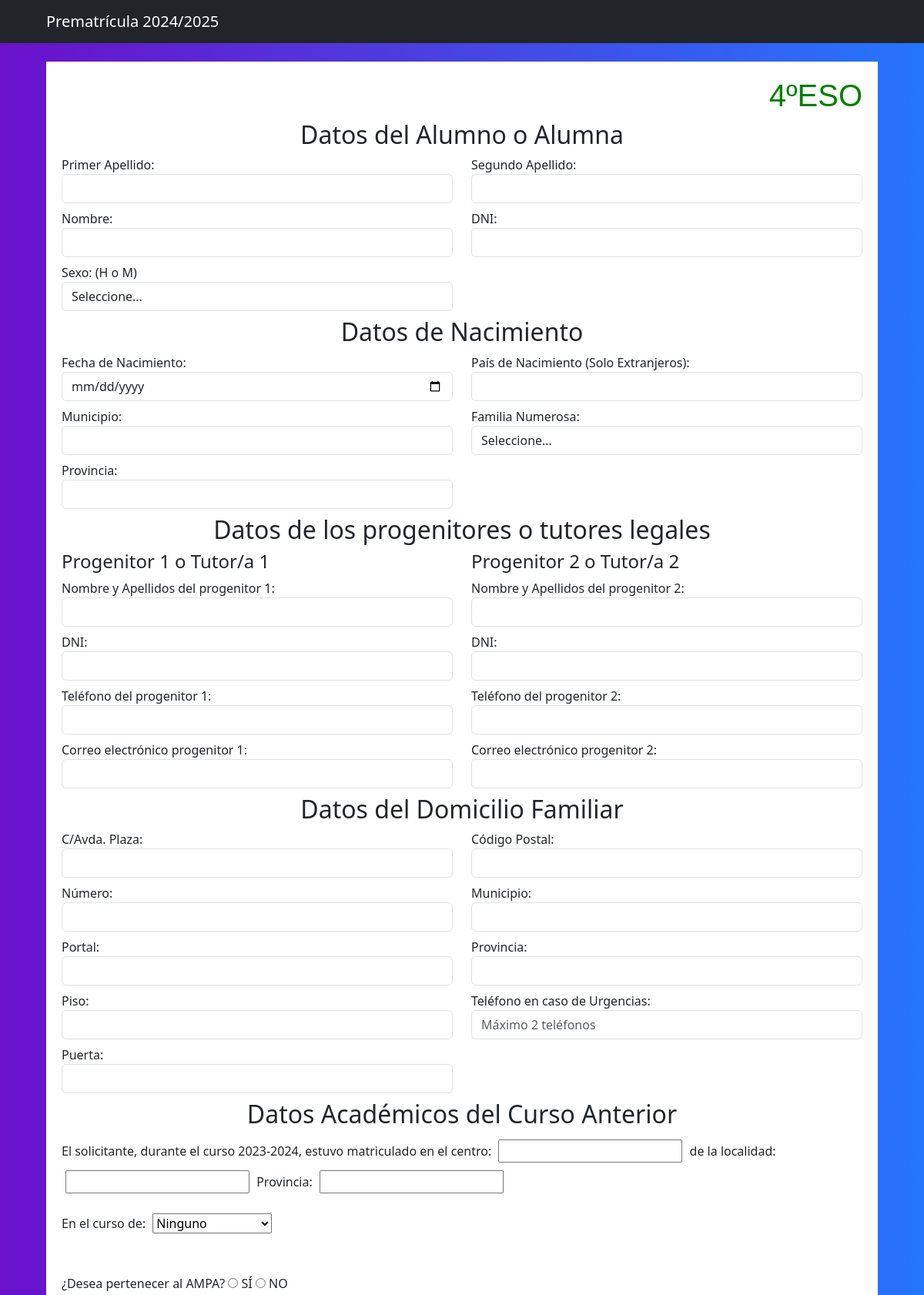
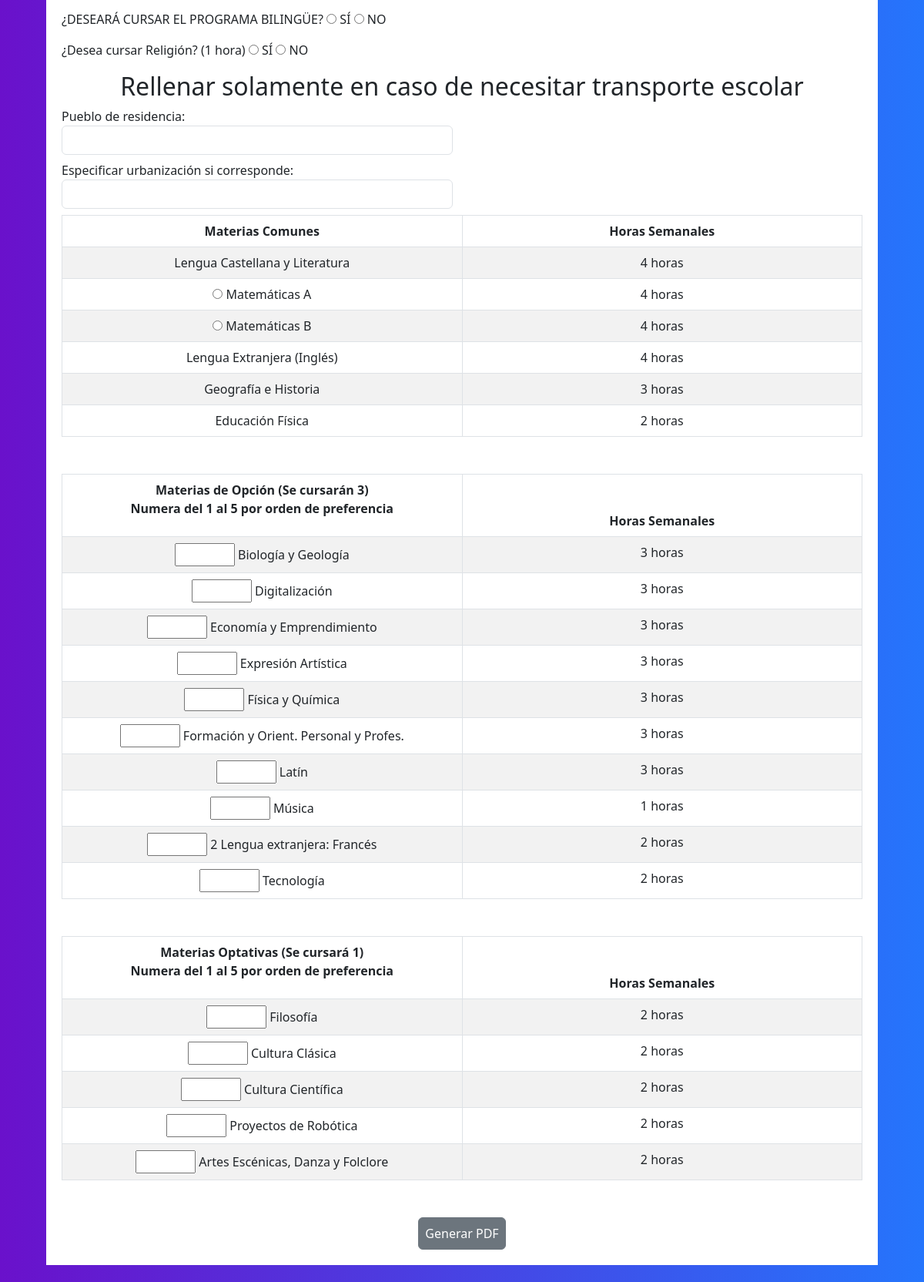
Screenshot of /prematricula/cursos/ESO/4ESO.php (upper part) with the database file from the repository (2 pictures, top to bottom).
### tables this page shows
CREATE TABLE Asignaturas(
	cod_asignatura INT PRIMARY KEY AUTO_INCREMENT,
    nombre VARCHAR(100) NOT NULL,
    horas INT NOT NULL,
    curso VARCHAR(30) NOT NULL,
    tipo VARCHAR(40)
);

### prematricula/cursos/ESO/4ESO.php (the view, shortened to what this page needs)
<!DOCTYPE html>
<html lang="en">
<head>
    <link rel="stylesheet" href="../../../css/bootstrap.min.css">
    <link rel="stylesheet" type="text/css" href="../../../css/app.css">
  <link rel="stylesheet" type="text/css" href="../../../css/prematriculas.css">
    <link href="https://cdn.jsdelivr.net/npm/bootstrap@5.3.0-alpha3/dist/css/bootstrap.min.css" rel="stylesheet">
    <?php
        require('../../../archivosComunes/conexion.php');
    ?>
</head>
<body>
    <?php
    include('navESO.php');
    ?>
    <div class="fondo">
        <div class="matricula mt-4">
            <h1 style="text-align: right; color: green; font-family: 'Franklin Gothic Medium', 'Arial Narrow', Arial, sans-serif;">4ºESO</h1>
            <form id="matriculas" action="../../generate_pdf.php" method="post">
                <?php
                    include('../formularioComun.php');
                ?>
                <div class="form-group mb-2">
                <p>¿DESEARÁ CURSAR EL PROGRAMA BILINGÜE?
                    <?php if($bilingue == "SI"){
                        echo '<input type="radio" id="bilingue_si" name="bilingue" value="SI" checked> SÍ ';
                        echo '<input type="radio" id="bilingue_no" name="bilingue" value="NO"> NO</p>';
                    }else if($bilingue == "NO"){
                        echo '<input type="radio" id="bilingue_si" name="bilingue" value="SI"> SÍ ';
                        echo '<input type="radio" id="bilingue_no" name="bilingue" value="NO" checked> NO</p>';
                    }else{
                        echo '<input type="radio" id="bilingue_si" name="bilingue" value="SI"> SÍ ';
                        echo '<input type="radio" id="bilingue_no" name="bilingue" value="NO"> NO</p>';
                    }
                    ?>
                                    </div>
                <div class="form-group mb-2">
                <p>¿Desea cursar Religión? (1 hora)
                <?php if($religion == "SI"){
                        echo '<input type="radio" id="religion_si" name="religion" value="SI" checked> SÍ ';
                        echo '<input type="radio" id="religion_no" name="religion" value="NO"> NO</p>';
                    }else if($religion == "NO"){
                            echo '<input type="radio" id="religion_si" name="religion" value="SI"> SÍ ';
                            echo '<input type="radio" id="religion_no" name="religion" value="NO" checked> NO</p>';
                    }else{
                        echo '<input type="radio" id="religion_si" name="religion" value="SI"> SÍ ';
                        echo '<input type="radio" id="religion_no" name="religion" value="NO"> NO</p>';
                    }
                    ?>
                </div>
                <h2 class="text-center">Rellenar solamente en caso de necesitar transporte escolar</h2>
<div class="row">
    <div class="col-md-6">
        <div class="form-group mb-2">
            <label for="pueblo_transporte">Pueblo de residencia:</label>
            <input class="form-control" type="text" id="pueblo_transporte" name="pueblo_transporte" value="<?php echo $pueblo_transporte; ?>">
        </div>
        <div class="form-group mb-2">
            <label for="urbanizacion_transporte">Especificar urbanización si corresponde:</label>
            <input class="form-control" type="text" id="urbanizacion_transporte" name="urbanizacion_transporte" value="<?php echo $urbanizacion_transporte; ?>">
        </div>
    </div>
</div>
                <div class="form-group mb-5">
                <table class="table table-bordered table-striped table-hover text-center">
                    <thead>
                        <tr>
                            <th scope="col">Materias Comunes</th>
                            <th scope="col">Horas Semanales</th>
                        </tr>
                    </thead>
                    <tbody>
                        <?php
                            $select = "SELECT cod_asignatura, nombre, horas, curso, tipo FROM Asignaturas WHERE curso LIKE '4ESO' AND tipo LIKE '%comunes'";
                            $resul = $db->query($select);
                            while ($asignatura = $resul->fetch(PDO::FETCH_ASSOC)) {
                                echo '<tr>';
                                if($asignatura['nombre'] == "Matemáticas A" || $asignatura['nombre'] == "Matemáticas B" ){
                                    if($codigoMates == $asignatura['cod_asignatura']){
                                        echo '<td id="asignaturas_comumnes'.$asignatura['cod_asignatura'].'"><input class="clasescomunes" type="radio" name="comunes_mates" value="'. $asignatura["nombre"].'" checked> '.$asignatura['nombre'].'</td>';
                                    }else{
                                    echo '<td id="asignaturas_comumnes'.$asignatura['cod_asignatura'].'"><input class="clasescomunes" type="radio" name="comunes_mates" value="'. $asignatura["nombre"].'"> '.$asignatura['nombre'].'</td>';
                                    }
                                }else{
                                    echo '<td id="asignaturas_comumnes'.$asignatura['cod_asignatura'].'">'.$asignatura['nombre'].'</td>';
                                }
                                echo '<td id="horas_comumnes'.$asignatura['cod_asignatura'].'">'.$asignatura['horas'].' horas</td>';
                                echo "</tr>";
                            }
                        ?>
                    </tbody>
                </table>
                </div>
                <div class="form-group mb-5">
                <table class="table table-bordered table-striped table-hover text-center">
                    <thead>
                        <tr>
                            <th scope="col">Materias de Opción (Se cursarán 3)
                                <p>Numera del 1 al 5 por orden de preferencia</p>
                            </th>
                            <th scope="col">Horas Semanales</th>
                        </tr>
                    </thead>
                    <tbody>
                        <?php
                            $select = "SELECT cod_asignatura, nombre, horas, curso, tipo FROM Asignaturas WHERE curso LIKE '4ESO' AND tipo LIKE '%opción'";
                            $resul = $db->query($select);
                            $idClasesOpciones = 1;
                            while ($asignatura = $resul->fetch(PDO::FETCH_ASSOC)) {
                                if(count($asignaturasOpcionales)>0){
                                $i=0;
                                $encontrado=false;
                                while($i < count($asignaturasOpcionales)){
                                    if($asignaturasOpcionales[$i] == $asignatura['cod_asignatura']){
                                        $encontrado=true;
                                        echo '<tr>';
                                            echo '<td id="'.$idClasesOpciones++.'_opcion"> <input class="clasesOpcion" type="number" name="materias_opcion" min="1" max="3" value='.$asignaturasOpcionalesPreferencias[$i].'> '.$asignatura['nombre'].'</td>';
                                            echo '<td id="horas_opcion'.$asignatura['cod_asignatura'].'">'.$asignatura['horas'].' horas</td>';
                                        echo "</tr>";
                                    }
                                    $i = $i + 1;
                                }
                                if($encontrado == false){
                                    echo '<tr>';
                                        echo '<td id="'.$idClasesOpciones++.'_opcion"> <input class="clasesOpcion" type="number" name="materias_opcion" min="1" max="3"> '.$asignatura['nombre'].'</td>';
                                        echo '<td id="horas_opcion'.$asignatura['cod_asignatura'].'">'.$asignatura['horas'].' horas</td>';
                                    echo "</tr>";
                                }
                            }else{
                                        echo '<tr>';
                                            echo '<td id="'.$idClasesOpciones++.'_opcion"> <input class="clasesOpcion" type="number" name="materias_opcion" min="1" max="3"> '.$asignatura['nombre'].'</td>';
                                            echo '<td id="horas_opcion'.$asignatura['cod_asignatura'].'">'.$asignatura['horas'].' horas</td>';
                                        echo "</tr>";
                            }
                            }
                        ?>
                    </tbody>
                </table>
                </div>
                <div class="form-group mb-5">
                <table class="table table-bordered table-striped table-hover text-center">
                    <thead>
                        <tr>
                            <th scope="col">Materias Optativas (Se cursará 1)
                                <p>Numera del 1 al 5 por orden de preferencia</p>
                            </th>
                            <th scope="col">Horas Semanales</th>
                        </tr>
                    </thead>
                    <tbody>
                    <?php
                            $select = "SELECT cod_asignatura, nombre, horas, curso, tipo FROM Asignaturas WHERE curso LIKE '4ESO' AND tipo LIKE '%optativas'";
                            $resul = $db->query($select);
                            $idClasesOptativas = 1;
                            while ($asignatura = $resul->fetch(PDO::FETCH_ASSOC)) {
                                if(count($asignaturasOptativas)>0){
                                $i=0;
                                while($i < count($asignaturasOptativas)){
                                    if($asignaturasOptativas[$i] == $asignatura['cod_asignatura']){
                                        echo '<tr>';
                                            echo '<td id="'.$idClasesOptativas++.'_optativas"> <input class="clasesOptativas" type="number" name="materias_optativas" min="1" max="3" value='.$asignaturasOptativasPreferencias[$i].'> '.$asignatura['nombre'].'</td>';
                                            echo '<td id="horas_optativas'.$asignatura['cod_asignatura'].'">'.$asignatura['horas'].' horas</td>';
                                        echo "</tr>";
                                    }
                                    $i = $i + 1;
                                }
                            }else{
                                        echo '<tr>';
                                            echo '<td id="'.$idClasesOptativas++.'_optativas"> <input class="clasesOptativas" type="number" name="materias_optativas" min="1" max="3"> '.$asignatura['nombre'].'</td>';
                                            echo '<td id="horas_optativas'.$asignatura['cod_asignatura'].'">'.$asignatura['horas'].' horas</td>';
                                        echo "</tr>";
                            }
                            }
                        ?>
                    </tbody>
                </table>
                </div>
                <div class="d-flex w-100 justify-content-center">
                <button type="button" onclick="validarDatos()" class="btn btn-secondary p-2">Generar PDF</button>
                </div>
            </form>
        </div>
    </div>
</body>
</html>

### css/app.css (style rules this page uses)
html { box-sizing: border-box; }
*, *:before, *:after { box-sizing: inherit; }
body { font-family: Verdana, Geneva, Tahoma, sans-serif; font-size: 1.6rem; line-height: 2; color: white; background: -webkit-linear-gradient(to right, rgba(106, 17, 203, 1), rgba(37, 117, 252, 1)); background: linear-gradient(to right, rgba(106, 17, 203, 1), rgba(37, 117, 252, 1)); }

### css/prematriculas.css (style rules this page uses)
.fondo { display: flex; justify-content: center; }
.matricula { width: 90%; background-color: white; padding: 20px; }
table, thead, th, tbody,tr, td { border-width: 1px; border: 1px solid black; border-collapse: collapse; width: 50%; }

### rows the page displays
asignaturas: nombre "Lengua Castellana y Literatura", horas "4"
asignaturas: nombre "Matemáticas A", horas "4"
asignaturas: nombre "Matemáticas B", horas "4"
asignaturas: nombre "Lengua Extranjera (Inglés)", horas "4"
asignaturas: nombre "Geografía e Historia", horas "3"
asignaturas: nombre "Educación Física", horas "2"
asignaturas: nombre "Biología y Geología", horas "3"
asignaturas: nombre "Digitalización", horas "3"
asignaturas: nombre "Economía y Emprendimiento", horas "3"
asignaturas: nombre "Expresión Artística", horas "3"
asignaturas: nombre "Física y Química", horas "3"
asignaturas: nombre "Formación y Orient. Personal y Profes.", horas "3"
asignaturas: nombre "Latín", horas "3"
asignaturas: nombre "Música", horas "1"
asignaturas: nombre "2 Lengua extranjera: Francés", horas "2"
asignaturas: nombre "Tecnología", horas "2"
asignaturas: nombre "Filosofía", horas "2"
asignaturas: nombre "Cultura Clásica", horas "2"
asignaturas: nombre "Cultura Científica", horas "2"
asignaturas: nombre "Proyectos de Robótica", horas "2"
asignaturas: nombre "Artes Escénicas, Danza y Folclore", horas "2"
